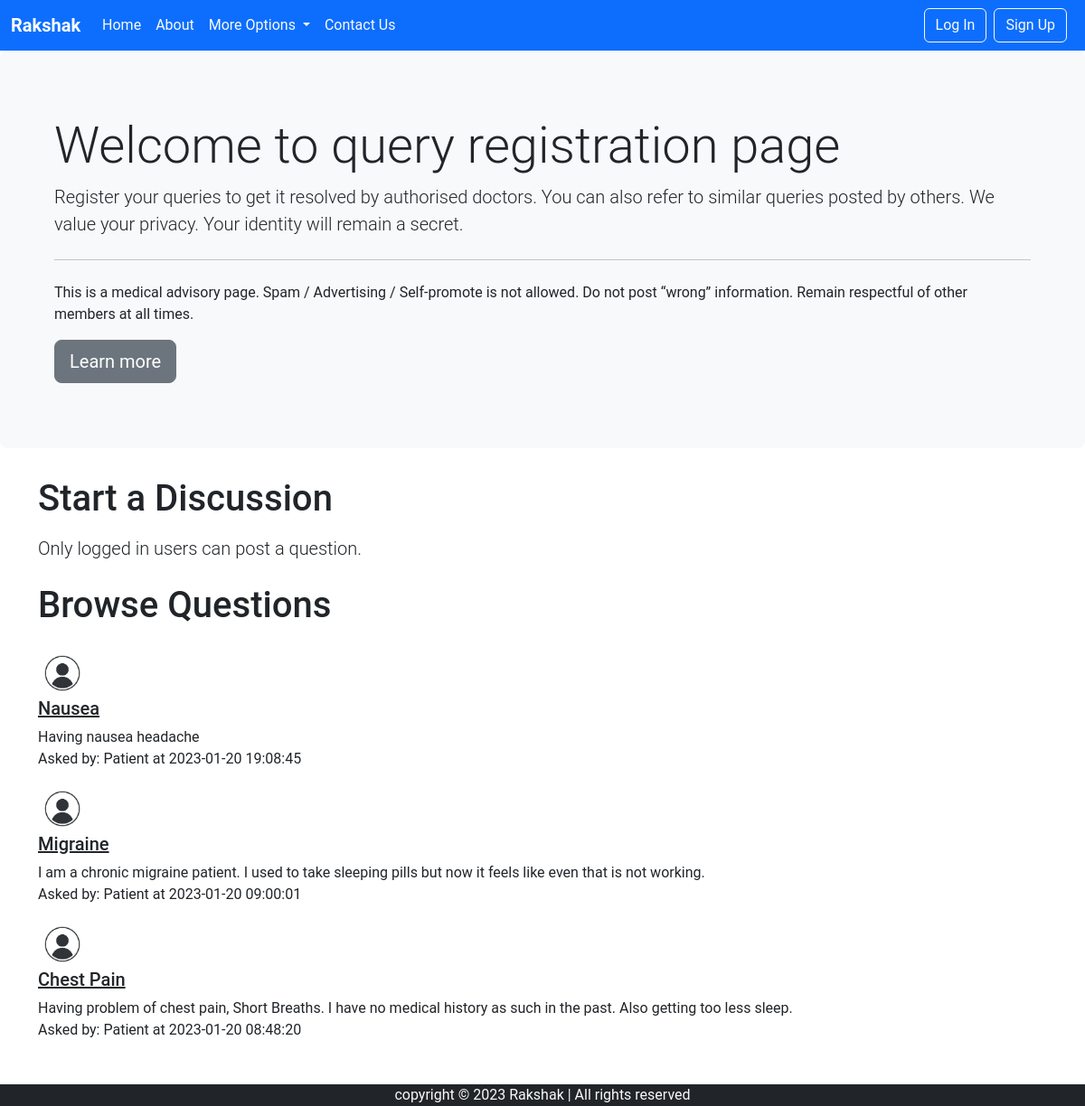
Screenshot of /query.php with the database file from the repository.
### tables this page shows
CREATE TABLE `threads` (
  `thread_id` int(7) NOT NULL,
  `thread_title` varchar(255) NOT NULL,
  `thread_desc` text NOT NULL,
  `thread_user_id` int(7) NOT NULL,
  `departmentName` varchar(50) NOT NULL DEFAULT 'Physician',
  `timestamp` datetime NOT NULL DEFAULT current_timestamp()
);

### query.php (the view, shortened to what this page needs)
<!doctype html>
<html lang="en">
<head>
    <head>
        <link href="assets/css/bootstrap.min.css" rel="stylesheet">
    </head>
<body>
    <?php include 'partials/_dbconnect.php';?>
    <?php include 'partials/_header.php';?>
    <div class="p-5 mb-4 bg-light rounded-3">
        <div class="container-fluid py-4">
            <h1 class="display-4">Welcome to query registration page</h1>
            <p class="lead"> Register your queries to get it resolved by authorised doctors. You can also refer to
                similar queries posted by others. We value your privacy. Your identity will remain a secret. </p>
            <hr class="my-4">
            <p>This is a medical advisory page. Spam / Advertising / Self-promote is not allowed. Do not post “wrong”
                information. Remain respectful of other members at all times.</p>
            <a class="btn btn-secondary btn-lg" href="#" role="button">Learn more</a>
        </div>
    </div>
    <?php
    if(isset($_SESSION['loggedin']) && $_SESSION['loggedin']==true){
        $sno1=$_SESSION["sno"];
        $sql = "SELECT * FROM `subscription` WHERE userid='$sno1'";
        $result = mysqli_query($conn, $sql);
        $numRows = mysqli_num_rows($result);
        if ($numRows>0) {
            echo '<div class="container">
            <h1 class="py-2">Ask you Problem</h1>
            <form action="'. $_SERVER["REQUEST_URI"] . '" method="post">
            <div class="form-group">
                    <label for="exampleInputEmail1">Problem Title</label>
                    <input type="text" class="form-control" id="title" name="title" aria-describedby="emailHelp">
                    <small id="emailHelp" class="form-text text-muted">Keep your title as short</small>
                    </div>
                    <input type="hidden" name="sno" value="'. $_SESSION["sno"]. '">
                    <div class="form-group">
                    <label for="exampleFormControlTextarea1">Elaborate Your Concern</label>
                    <textarea class="form-control my-2" id="desc" name="desc" rows="3"></textarea>
                    </div>
                    <div class="form-group">
                    <label for="department">Special requests for any department (if any)</label>
                    '?><?php
                    $sql = "SELECT * FROM `departments` WHERE departmentName <> 'Physician' ";
                    $result = mysqli_query($conn, $sql);
                    echo '<select name="department" class="form-select form-select-sm my-2" aria-label=".form-select-sm example">';
                    echo '<option value="Physician" selected>Physician</option>';
                    while($row = mysqli_fetch_assoc($result)){
                        $cat = $row['departmentName'];
                        echo '<option value="'.$cat.'">'.$cat.'</option>';
                    }
                    echo'
                    </select>
                    </div>
                    <button type="submit" class="btn btn-success my-2">Submit</button>
                    </form>
                    </div>';
                }
                else{
                    echo '
                    <div class="container">
                    <h1 class="py-2">Start a Discussion</h1>
                    <p class="lead">Only Subscribed users can post a question.</p>
                    </div>
                    ';
                }
            }
            else{
                echo '
                    <div class="container">
                    <h1 class="py-2">Start a Discussion</h1>
                    <p class="lead">Only logged in users can post a question.</p>
                    </div>
                    ';
            }
    ?>
    <div class="container mb-5" id="ques">
        <h1 class="py-2">Browse Questions</h1>
        <?php
    $sql = "SELECT * FROM `threads` ORDER BY timestamp DESC";
    $result = mysqli_query($conn, $sql);
    while($row = mysqli_fetch_assoc($result)){
        $id = $row['thread_id'];
        $title = $row['thread_title'];
        $desc = $row['thread_desc'];
        $thread_time = $row['timestamp'];
        echo '<div class="media my-3">
            <img src="img/userdefault.jpg" width="54px" class="mr-3" alt="...">
            <div class="media-body">'.
             '<h5 class="mt-0"> <a class="text-dark" href="thread.php?threadid=' . $id. '">'. $title . ' </a></h5>
                '. $desc . ' </div>'.'<div class="font-weight-bold my-0"> Asked by: Patient at '. $thread_time. '</div>'.
        '</div>';
        }
    ?>
    </div>
    <?php include 'partials/_footer.php';?>
</body>
</html>

### query.php (style rules this page uses)
#ques { min-height: 433px; }
* { font-family: 'Roboto', sans-serif; }

### rows the page displays
threads: thread_title "Nausea", thread_desc "Having nausea headache", timestamp "2023-01-20 19:08:45"
threads: thread_title "Migraine", thread_desc "I am a chronic migraine patient. I used to take sleeping pills but now it feels like even that is not working.", timestamp "2023-01-20 09:00:01"
threads: thread_title "Chest Pain", thread_desc "Having problem of chest pain, Short Breaths. I have no medical history as such in the past. Also getting too less sleep.", timestamp "2023-01-20 08:48:20"
